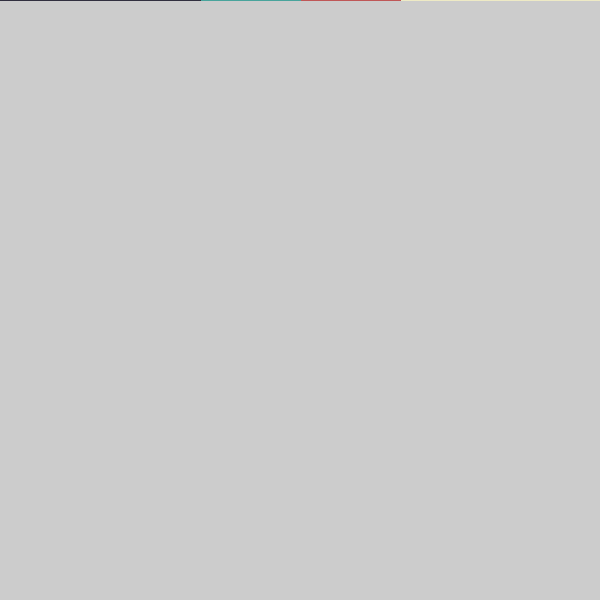
Frame 1 (no input)
Frame 60 (the mouse pressed at the canvas centre just before this capture): identical to frame 1, image omitted
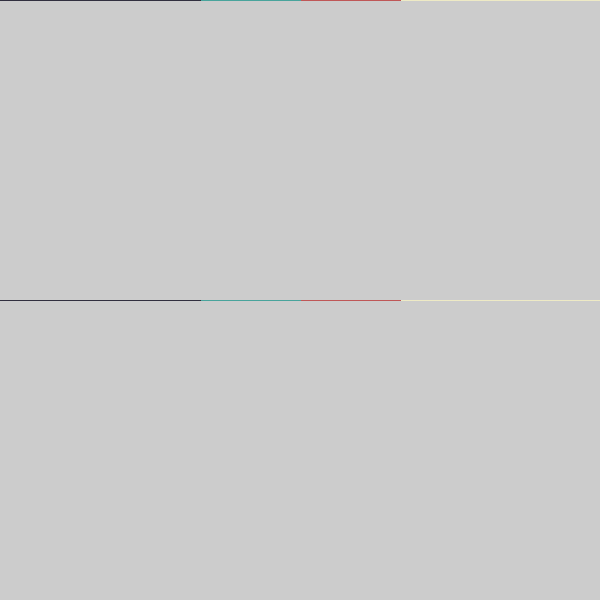
Frame 120 (the mouse held since frame 60 and released just before this capture)

The Processing sketch that drew these frames (run headless with seeded random() and noise(); from frame 60 on, the mouse is pressed at the canvas centre):

// Processing sketch: processing_87710
// ── processing_87710.pde

/*
Pearlyn Lii
 ID 3 - Spring 2013
 1/31/13
 */
 
//setup -----

void setup() {
  size(600, 600);
  smooth();
  strokeWeight(.5);
  colorMode(HSB, 360, 100, 100);
}

//draw -----

void draw() {
  for (int y = 30; y<400; y+=20) {
    for (int x = 20; x<60; x = x+2) {
      stroke(53, 18, 94);
      line(0, mouseX, 600, mouseY);
    }
  }

  for (int y = 2; y<400; y+=20) {
    for (int x = 40; x<20; x = x+2) {
      stroke(20, 57, 91);
      line(0, mouseX, 500, mouseY);
    }
  }

  for (int y = 70; y<400; y+=20) {
    for (int x = 45; x<60; x = x+1) {
      stroke(0, 55, 75);
      line(0, mouseX, 400, mouseY);
    }
  }


  for (int y = 200; y<600; y+=10) {
    for (int x = 90; x<120; x = x+7) {
      stroke(174, 56, 65);
      line(0, mouseX, 300, mouseY);
    }
  }

  for (int y = 50; y<width/2; y+=10) {
    for (int x = 10; x<20; x = x+7) {
      stroke(247, 27, 25);
      line(0, mouseX, 200, mouseY);
    }
  }


  }
